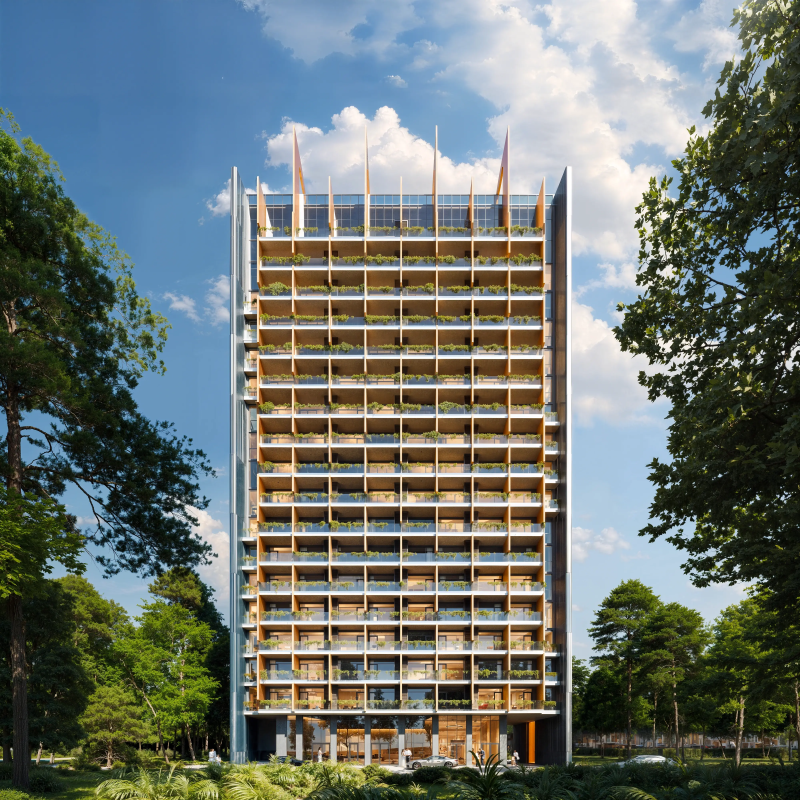
#> input picture before/assets/reverance-explorer/building.webp, 4000 x 4000 px, found by its file name (shown at 1/5 size)
$ python make-reverance-window-atlas.py
#> lines starting #> are read from the running program, lines starting #| are printed output that depends on the picture
"""Create a compact interior/window atlas from Otium's official A elevation.

Only the recessed window-wall portion of each bay is sampled. Balcony edges,
planter strips, trees, sky, cladding, and the roof are excluded so the atlas can
sit behind real balcony, rail, planter, and foliage geometry without becoming
another full-elevation billboard.
"""

from pathlib import Path

from PIL import Image, ImageEnhance


ROOT = Path(__file__).resolve().parents[1]
SOURCE = ROOT / "public" / "assets" / "reverance-explorer" / "building.webp"
OUTPUT = ROOT / "public" / "assets" / "reverance-3d" / "reverance-window-atlas.jpg"

BAYS = 8
FLOORS = 15
TILE_WIDTH = 256
TILE_HEIGHT = 224

# Front residential grid measured on the official 4000 × 4000 A Block image.
GRID_LEFT = 1240
GRID_RIGHT = 2760
GRID_TOP = 1000
GRID_BOTTOM = 3445

source = Image.open(SOURCE).convert("RGB")
#> source is the input picture: PIL image 4000x4000 RGB; mean R, G, B 107.5, 115.6, 110.6
atlas = Image.new("RGB", (BAYS * TILE_WIDTH, FLOORS * TILE_HEIGHT), "#16181a")

cell_width = (GRID_RIGHT - GRID_LEFT) / BAYS
cell_height = (GRID_BOTTOM - GRID_TOP) / FLOORS

for row in range(FLOORS):
    for bay in range(BAYS):
        x0 = round(GRID_LEFT + bay * cell_width + cell_width * 0.08)
        x1 = round(GRID_LEFT + (bay + 1) * cell_width - cell_width * 0.08)
        y0 = round(GRID_TOP + row * cell_height + cell_height * 0.05)
        # The bottom quarter contains balcony rails and planting; leave those
        # to the actual 3D geometry.
        y1 = round(GRID_TOP + row * cell_height + cell_height * 0.72)
        tile = source.crop((x0, y0, x1, y1)).resize((TILE_WIDTH, TILE_HEIGHT), Image.Resampling.LANCZOS)
        tile = ImageEnhance.Contrast(tile).enhance(1.035)
        tile = ImageEnhance.Color(tile).enhance(0.92)
        atlas.paste(tile, (bay * TILE_WIDTH, row * TILE_HEIGHT))
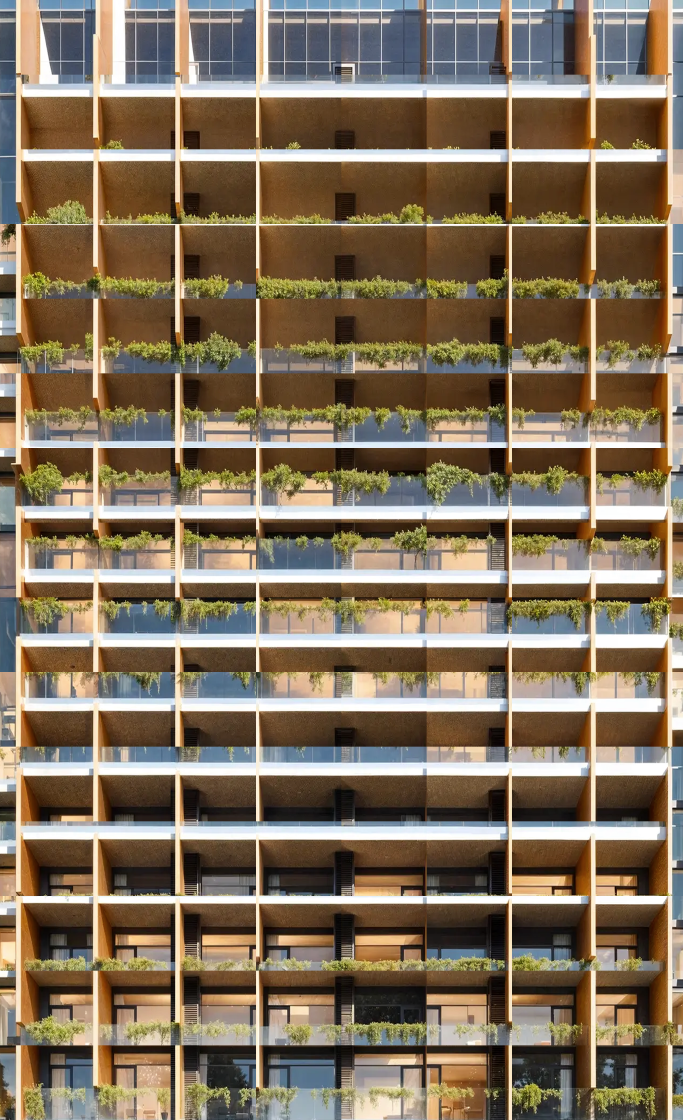
#> atlas: PIL image 2048x3360 RGB (shown at 1/3 size); mean R, G, B 130.1, 114, 93
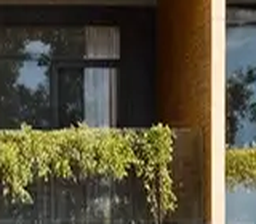
#> tile: PIL image 256x224 RGB; mean R, G, B 87.2, 81.1, 60.5

OUTPUT.parent.mkdir(parents=True, exist_ok=True)
atlas.save(OUTPUT, quality=91, optimize=True, progressive=True, subsampling=0)
print(OUTPUT.resolve())
